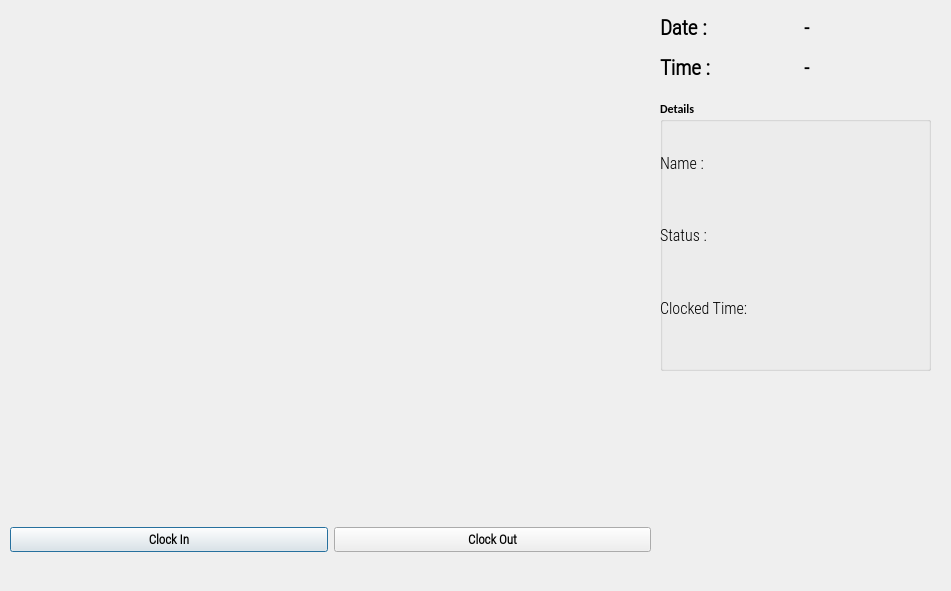
<?xml version="1.0" encoding="UTF-8"?>
<ui version="4.0">
 <class>OutputDialog</class>
 <widget class="QDialog" name="OutputDialog">
  <property name="geometry">
   <rect>
    <x>0</x>
    <y>0</y>
    <width>951</width>
    <height>591</height>
   </rect>
  </property>
  <property name="minimumSize">
   <size>
    <width>0</width>
    <height>0</height>
   </size>
  </property>
  <property name="maximumSize">
   <size>
    <width>1280</width>
    <height>720</height>
   </size>
  </property>
  <property name="font">
   <font>
    <family>Calibri</family>
    <weight>75</weight>
    <bold>true</bold>
   </font>
  </property>
  <property name="windowTitle">
   <string>Face Recognition Attendance App</string>
  </property>
  <property name="windowIcon">
   <iconset resource="resource.qrc">
    <normaloff>:/icon/icon.png</normaloff>:/icon/icon.png</iconset>
  </property>
  <widget class="QLabel" name="imgLabel">
   <property name="geometry">
    <rect>
     <x>10</x>
     <y>10</y>
     <width>640</width>
     <height>480</height>
    </rect>
   </property>
   <property name="minimumSize">
    <size>
     <width>4</width>
     <height>0</height>
    </size>
   </property>
   <property name="maximumSize">
    <size>
     <width>640</width>
     <height>480</height>
    </size>
   </property>
   <property name="text">
    <string/>
   </property>
  </widget>
  <widget class="QWidget" name="horizontalLayoutWidget">
   <property name="geometry">
    <rect>
     <x>10</x>
     <y>500</y>
     <width>641</width>
     <height>80</height>
    </rect>
   </property>
   <layout class="QHBoxLayout" name="horizontalLayout">
    <item>
     <widget class="QPushButton" name="ClockInButton">
      <property name="font">
       <font>
        <family>Roboto Condensed Light</family>
        <pointsize>10</pointsize>
        <weight>75</weight>
        <bold>true</bold>
       </font>
      </property>
      <property name="text">
       <string>Clock In</string>
      </property>
      <property name="checkable">
       <bool>true</bool>
      </property>
     </widget>
    </item>
    <item>
     <widget class="QPushButton" name="ClockOutButton">
      <property name="font">
       <font>
        <family>Roboto Condensed Light</family>
        <pointsize>10</pointsize>
        <weight>75</weight>
        <bold>true</bold>
       </font>
      </property>
      <property name="text">
       <string>Clock Out</string>
      </property>
      <property name="checkable">
       <bool>true</bool>
      </property>
     </widget>
    </item>
   </layout>
  </widget>
  <widget class="QWidget" name="gridLayoutWidget">
   <property name="geometry">
    <rect>
     <x>660</x>
     <y>10</y>
     <width>281</width>
     <height>75</height>
    </rect>
   </property>
   <layout class="QGridLayout" name="gridLayout_2">
    <item row="0" column="0">
     <widget class="QLabel" name="label">
      <property name="font">
       <font>
        <family>Roboto Condensed Light</family>
        <pointsize>16</pointsize>
        <weight>75</weight>
        <bold>true</bold>
       </font>
      </property>
      <property name="text">
       <string>Date :</string>
      </property>
     </widget>
    </item>
    <item row="0" column="1">
     <widget class="QLabel" name="Date_Label">
      <property name="font">
       <font>
        <family>Roboto Condensed Light</family>
        <pointsize>15</pointsize>
        <weight>75</weight>
        <bold>true</bold>
       </font>
      </property>
      <property name="text">
       <string>-</string>
      </property>
     </widget>
    </item>
    <item row="1" column="0">
     <widget class="QLabel" name="label_2">
      <property name="font">
       <font>
        <family>Roboto Condensed Light</family>
        <pointsize>16</pointsize>
        <weight>75</weight>
        <bold>true</bold>
       </font>
      </property>
      <property name="text">
       <string>Time :</string>
      </property>
     </widget>
    </item>
    <item row="1" column="1">
     <widget class="QLabel" name="Time_Label">
      <property name="font">
       <font>
        <family>Roboto Condensed Light</family>
        <pointsize>15</pointsize>
        <weight>75</weight>
        <bold>true</bold>
       </font>
      </property>
      <property name="text">
       <string>-</string>
      </property>
     </widget>
    </item>
   </layout>
  </widget>
  <widget class="QGroupBox" name="groupBox">
   <property name="geometry">
    <rect>
     <x>660</x>
     <y>100</y>
     <width>271</width>
     <height>271</height>
    </rect>
   </property>
   <property name="title">
    <string>Details</string>
   </property>
   <widget class="QWidget" name="verticalLayoutWidget">
    <property name="geometry">
     <rect>
      <x>0</x>
      <y>30</y>
      <width>117</width>
      <height>211</height>
     </rect>
    </property>
    <layout class="QVBoxLayout" name="verticalLayout">
     <item>
      <widget class="QLabel" name="label_3">
       <property name="font">
        <font>
         <family>Roboto Condensed Light</family>
         <pointsize>12</pointsize>
         <weight>50</weight>
         <bold>false</bold>
        </font>
       </property>
       <property name="text">
        <string>Name : </string>
       </property>
      </widget>
     </item>
     <item>
      <widget class="QLabel" name="label_4">
       <property name="font">
        <font>
         <family>Roboto Condensed Light</family>
         <pointsize>12</pointsize>
         <weight>50</weight>
         <bold>false</bold>
        </font>
       </property>
       <property name="text">
        <string>Status :</string>
       </property>
      </widget>
     </item>
     <item>
      <widget class="QLabel" name="label_5">
       <property name="font">
        <font>
         <family>Roboto Condensed Light</family>
         <pointsize>12</pointsize>
         <weight>50</weight>
         <bold>false</bold>
        </font>
       </property>
       <property name="text">
        <string>Clocked Time:</string>
       </property>
      </widget>
     </item>
    </layout>
   </widget>
   <widget class="QWidget" name="verticalLayoutWidget_2">
    <property name="geometry">
     <rect>
      <x>120</x>
      <y>30</y>
      <width>131</width>
      <height>211</height>
     </rect>
    </property>
    <layout class="QVBoxLayout" name="verticalLayout_2">
     <item>
      <widget class="QLabel" name="NameLabel">
       <property name="font">
        <font>
         <family>Roboto Condensed Light</family>
         <pointsize>12</pointsize>
         <weight>50</weight>
         <bold>false</bold>
        </font>
       </property>
       <property name="text">
        <string/>
       </property>
      </widget>
     </item>
     <item>
      <widget class="QLabel" name="StatusLabel">
       <property name="font">
        <font>
         <family>Roboto Condensed Light</family>
         <pointsize>12</pointsize>
         <weight>50</weight>
         <bold>false</bold>
        </font>
       </property>
       <property name="text">
        <string/>
       </property>
      </widget>
     </item>
     <item>
      <layout class="QHBoxLayout" name="horizontalLayout_2">
       <item>
        <widget class="QLabel" name="HoursLabel">
         <property name="font">
          <font>
           <family>Roboto Condensed Light</family>
           <pointsize>12</pointsize>
           <weight>50</weight>
           <bold>false</bold>
          </font>
         </property>
         <property name="text">
          <string/>
         </property>
        </widget>
       </item>
       <item>
        <widget class="QLabel" name="MinLabel">
         <property name="font">
          <font>
           <family>Roboto Condensed Light</family>
           <pointsize>12</pointsize>
           <weight>50</weight>
           <bold>false</bold>
          </font>
         </property>
         <property name="text">
          <string/>
         </property>
        </widget>
       </item>
      </layout>
     </item>
    </layout>
   </widget>
  </widget>
 </widget>
 <resources>
  <include location="resource.qrc"/>
 </resources>
 <connections/>
</ui>
